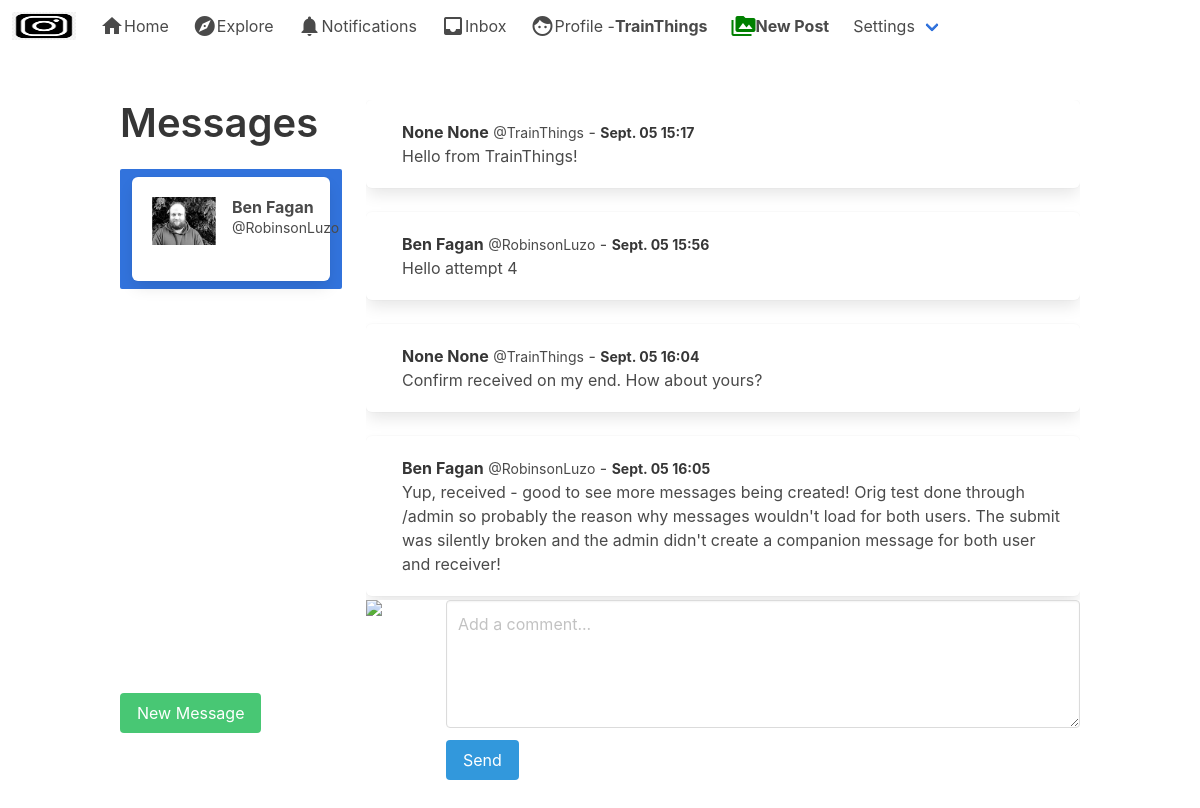
/direct/ (signed in), run on the app's committed database.
### authy/models.py (models this page shows)
class Profile(models.Model):
	user = models.OneToOneField(User, on_delete=models.CASCADE)
	first_name = models.CharField(max_length=50, null=True, blank=True)
	last_name = models.CharField(max_length=50, null=True, blank=True)
	location = models.CharField(max_length=50, null=True, blank=True)
	url = models.CharField(max_length=80, null=True, blank=True)
	profile_info = models.TextField(max_length=150, null=True, blank=True)
	created = models.DateField(auto_now_add=True)
	favorites = models.ManyToManyField(Post)
	picture = models.ImageField(upload_to=user_directory_path, blank=True, null=True, verbose_name='Picture')

### direct/models.py (models this page shows, shortened)
class Message(models.Model):
    user = models.ForeignKey(User, on_delete=models.CASCADE, related_name='user')
    sender = models.ForeignKey(User, on_delete=models.CASCADE, related_name='from_user')
    recipient = models.ForeignKey(User, on_delete=models.CASCADE, related_name='to_user')
    body = models.TextField(max_length=1000, blank=True, null=True)
    date = models.DateTimeField(auto_now_add=True)
    is_read = models.BooleanField(default=False)
    def get_messages(user):
        users = []
        messages = Message.objects.filter(user=user).values('recipient').annotate(last=Max('date')).order_by('-last')
        for message in messages:
            users.append({
                        'user': User.objects.get(pk=message['recipient']),
                        'last': message['last'],
                        'unread': Message.objects.filter(user=user, recipient__pk=message['recipient'], is_read=False).count()
                        })
        return users

### direct/views.py (the view)
# urls.py: path('', inbox, name='inbox'),
@login_required
def inbox(request):
    user = request.user
    messages = Message.get_messages(user=user)
    active_direct = None
    directs = None
    if messages:
        message = messages[0]
        active_direct = message['user'].username
        directs = Message.objects.filter(user=user, recipient=message['user'])
        directs.update(is_read=True)
        for message in messages:
            if message['user'].username == active_direct:
                message['unread'] = 0
    context = {
        'directs': directs,
        'messages': messages,
        'active_direct': active_direct,
    }
    template = loader.get_template('direct/direct.html')
    return HttpResponse(template.render(context, request))

### notebook/templates/direct/direct.html (shortened to what this page needs)
{% extends 'base.html' %}
{% load static %}
{% block content %}
<div class="columns is-mobile">
  <div class="column is-one-quarter">
    <aside class="menu">
        <h1 class="title is-2">
          Messages
        </h1>
      <ul style="overflow-y: scroll; height: 500px" class="menu-list">
        {% for message in messages %}
          <a class="{% if active_direct == message.user.username %}is-active{% endif %}" href="{% url 'directs' message.user.username %}">
            <div class="box">
              <article class="media">
                <div class="media-left">
                  <figure class="image is-64x64">
                    {% if message.user.profile.picture %}
                      <img src="{{ message.user.profile.picture.url }}" alt="Placeholder image">
                    {% else %}
                      <img src="https://bulma.io/images/placeholders/96x96.png" alt="Placeholder image">
                    {% endif %}
                  </figure>
                </div>
                <div class="media-content">
                  <div class="content">
                    <p>
                      {% if message.user.profile.first_name %}
                        <strong>{{ message.user.profile.first_name }} {{ message.user.profile.last_name }}</strong> <small>@{{ message.user.username }}</small>
                      {% else %}
                        <strong>Unknown</strong> <small>@{{ message.user.username }}</small>
                      {% endif %}
                    </p>
                  </div>
                </div>
              </article>
            </div>
          </a>
        {% endfor %}
      </ul>
    </aside>
    <br>
    <a href="{% url 'usersearch' %}" class="button is-success">New Message</a>
  </div>
  <div class="column">
    <div style ="overflow-y: scroll; height: 500px">
      {% for direct in directs %}
        <div class="box">
          <article class="media">
            <div class="media-content">
              <div class="content">
                <p>
                  <strong>{{ direct.sender.profile.first_name }} {{ direct.sender.profile.last_name }}</strong>
                  <small>@{{ direct.sender.username }}</small> -
                  <strong><small>{{ direct.date|date:'N d G:i' }}</small></strong>
                </p>
                {{ direct.body }}
              </div>
            </div>
          </article>
        </div>
      {% endfor %}
    </div>
    <form role="form" method="POST" action="{% url 'send_direct' %}">
    <article class="media">
      <figure class="media-left">
        <p class="image is-64x64">
          <img src="https://bulma.io/images/placeholders/128x128.png">
        </p>
      </figure>
      <div class="media-content">
        <div class="field">
          <p class="control">
            <textarea class="textarea" name="body" placeholder="Add a comment..."></textarea>
          </p>
        </div>
        <nav class="level">
          <div class="level-left">
            <div class="level-item">
              <button type="submit" name="action" class="button is-info">Send</buttom>
            </div>
          </div>
        </nav>
      </div>
    </article>
    </form>
  </div>
</div>
{% endblock %}

### notebook/templates/base.html (shortened to what this page needs)
{% load static %}
<!DOCTYPE html>
<html>
    <head>
        <link rel="stylesheet" href="{% static 'css/bulma.min.css' %}">
        <link rel="stylesheet" href="{% static 'css/style.css' %}">
    </head>
    <body>
        <nav class="navbar" role="navigation" aria-label="main navigation">
            <div class="navbar-brand">
                <a class="navbar-item" href="https://bulma.io">
                    <img src="{% static 'img/instagram_black.png' %}" width="64" height="64">
                </a>
            </div>
            <div id="navbarBasicExample" class="navbar-menu">
                <div class="navbar-start">
                    <a href="{% url 'index' %}" class="navbar-item">
                        <span class="material-icons">home</span>
                        Home
                    </a>
                    <a class="navbar-item">
                        <span class="material-icons">explore</span>
                        Explore
                    </a>
                    <a class="navbar-item">
                        <span class="material-icons">notifications</span>
                        Notifications
                    </a>
                    <a class="navbar-item">
                        <span class="material-icons">inbox</span>
                        Inbox
                    </a>
                    <a href="{% url 'profile' request.user %}" class="navbar-item">
                        <span class="material-icons">face</span>
                        Profile - <strong>{{ request.user }}</strong>
                    </a>
                    <a href="{% url 'newpost' %}" class="navbar-item">
                        <span style="color: green;" class="material-icons">perm_media</span>
                        <strong>New Post</strong>
                    </a>
                    <div class="navbar-item has-dropdown is-hoverable">
                        <a class="navbar-link">
                            Settings
                        </a>
                    </div>
                </div>
            </div>
        </nav>
    <section class="section">
        <div class="container">
            {% block content %}
            {% endblock %}
        </div>
    </section>
    </body>
</html>

### data on the page
Message: sender.profile.first_name "None", sender.profile.last_name "None", sender.username "TrainThings", date "Sept. 05 15:17", body "Hello from TrainThings!"
Message: sender.profile.first_name "Ben", sender.profile.last_name "Fagan", sender.username "RobinsonLuzo", date "Sept. 05 15:56", body "Hello attempt 4"
Message: sender.profile.first_name "None", sender.profile.last_name "None", sender.username "TrainThings", date "Sept. 05 16:04", body "Confirm received on my end. How about yours?"
Message: sender.profile.first_name "Ben", sender.profile.last_name "Fagan", sender.username "RobinsonLuzo", date "Sept. 05 16:05", body "Yup, received - good to see more messages being created! Orig test done through /admin so probably the reason why messages wouldn't load for both users. The submit was silently broken and the admin didn't create a companion message for both user and receiver!"

### other printed values
{{ request.user }} "TrainThings"
{{ message.user.profile.first_name }} "Ben"
{{ message.user.profile.last_name }} "Fagan"
{{ message.user.username }} "RobinsonLuzo"
